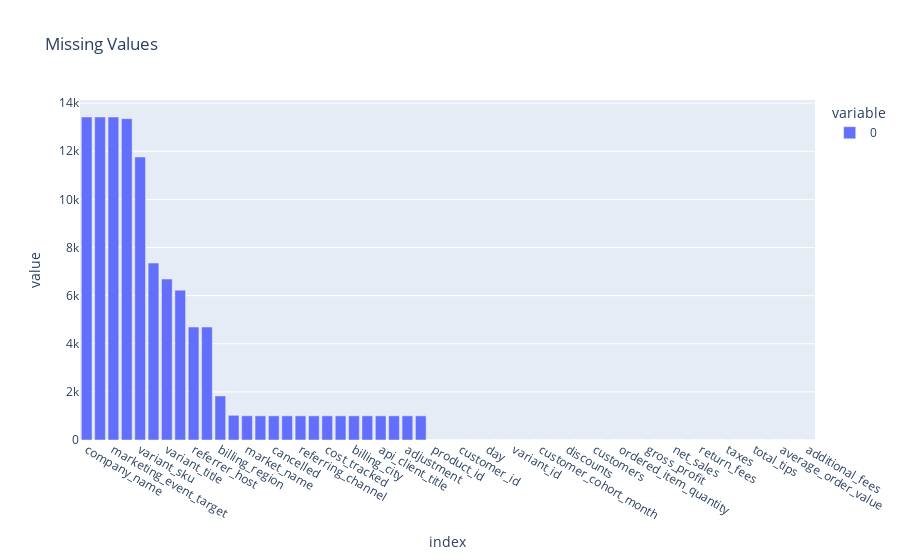

Notebook source saved alongside this figure:
### Code cell
fig = px.bar(df.isnull().sum().sort_values(ascending=False), title='Missing Values')
# fig.add_hline(y=df.size)
fig.show()

### Figure 1 — Plotly figure (JSON) as saved in the notebook; plotly's stock layout.template omitted (floating-point values rounded to 4 significant figures)
{"data": [{"alignmentgroup": "True", "hovertemplate": "variable=0<br>index=%{x}<br>value=%{y}<extra></extra>", "legendgroup": "0", "marker": {"color": "#636efa", "pattern": {"shape": ""}}, "name": "0", "offsetgroup": "0", "orientation": "v", "showlegend": true, "textposition": "auto", "type": "bar", "x": ["company_name", "company_location_name", "marketing_event_target", "marketing_event_type", "variant_sku", "product_type", "variant_title", "product_title", "referrer_host", "referrer_url", "billing_region", "shipping_city", "market_name", "sale_kind", "cancelled", "order_name", "referring_channel", "financial_status", "cost_tracked", "billing_country", "billing_city", "purchase_option", "api_client_title", "referring_platform", "adjustment", "customer_type", "product_id", "order_id", "customer_id", "product_price", "day", "b2b", "variant_id", "customer_cohort_quarter", "customer_cohort_month", "total_sales", "discounts", "orders", "customers", "net_quantity", "ordered_item_quantity", "gross_margin", "gross_profit", "gross_sales", "net_sales", "returns", "return_fees", "shipping", "taxes", "total_cost", "total_tips", "units_per_transaction", "average_order_value", "duties", "additional_fees"], "xaxis": "x", "y": [13425, 13425, 13423, 13357, 11761, 7353, 6689, 6227, 4695, 4695, 1831, 1027, 1007, 1005, 1005, 1005, 1005, 1005, 1005, 1005, 1005, 1005, 1005, 1005, 1005, 1005, 0, 0, 0, 0, 0, 0, 0, 0, 0, 0, 0, 0, 0, 0, 0, 0, 0, 0, 0, 0, 0, 0, 0, 0, 0, 0, 0, 0, 0], "yaxis": "y"}], "layout": {"barmode": "relative", "legend": {"title": {"text": "variable"}, "tracegroupgap": 0}, "title": {"text": "Missing Values"}, "xaxis": {"anchor": "y", "domain": [0, 1], "title": {"text": "index"}}, "yaxis": {"anchor": "x", "domain": [0, 1], "title": {"text": "value"}}}}
